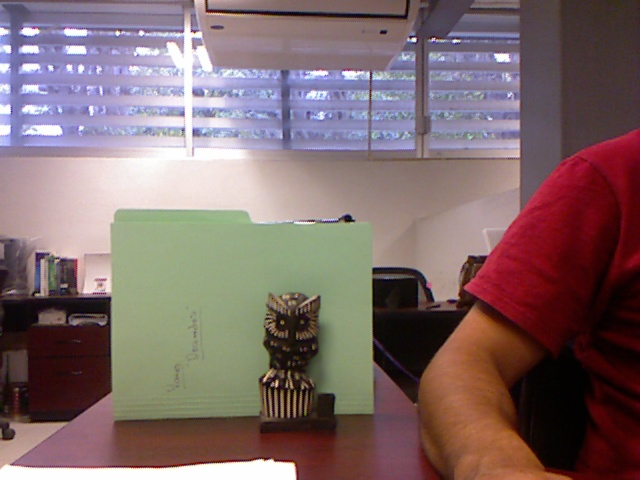
#> input picture Image_3.bmp, 640 x 480 px
$ python proyecto_final_chido.py
#> lines starting #> are read from the running program, lines starting #| are printed output that depends on the picture; long printed decimals are rounded
#!/usr/local/bin/python3
'''
SSPIA1 Proyecto Final: función de correlación cruzada
Mejia Blanco Erick 211408613
'''

import numpy as np
import matplotlib.pyplot as plt
from math import sqrt
from random import random
import cv2 as cv


def diferential_evolution(fobj, bounds, mut=0.8, crossp=0.7, popsize=20, its=1000) -> (list, float):
    dimensions = len(bounds)
    pop = np.random.rand(popsize, dimensions)
    min_b, max_b = np.asarray(bounds).T
    diff = np.fabs(min_b - max_b)
    pop_denorm = min_b + pop * diff
    fitness = np.asarray([fobj(ind) for ind in pop_denorm])
    best_idx = np.argmin(fitness)
    best = pop_denorm[best_idx]
    for i in range(its):
        for j in range(popsize):
            idxs = [idx for idx in range(popsize) if idx != j]
            a, b, c = pop[np.random.choice(idxs, 3, replace=False)]
            mutant = np.clip(a + mut * (b - c), 0, 1)
            cross_points = np.random.rand(dimensions) < crossp
            if not np.any(cross_points):
                cross_points[np.random.randint(0, dimensions)] = True
            trial = np.where(cross_points, mutant, pop[j])
            trial_denorm = min_b + trial * diff
            f = fobj(trial_denorm)
            if f < fitness[j]:
                fitness[j] = f
                pop[j] = trial
                if f < fitness[best_idx]:
                    best_idx = j
                    best = trial_denorm
        yield best, fitness[best_idx]


def ncc(image: np.ndarray, template: np.ndarray, x: int, y: int) -> float:
    [h, w] = template.shape
    image_sum = 0.0
    template_sum = 0.0
    sum_2 = 0.0

    sub_matrix = image[y:y+h, x:x+w]
    image_sum = np.sum(np.float_power(sub_matrix, 2))
    template_sum = np.sum(np.float_power(template, 2))
    sum_2 = np.sum(np.multiply(sub_matrix, template, dtype=float))

    return sum_2/(sqrt(float(image_sum))*sqrt(float(template_sum)))


def fobj(ncc, image: np.ndarray, template: np.ndarray):
    return lambda vars: ncc(image=image, template=template, x=int(vars[1]), y=int(vars[0]))


image = cv.imread('Image_3.bmp')
#> image is the input picture: shape (480, 640, 3); mean B, G, R 106.7, 106.3, 127.5
template = cv.imread('Template.bmp')
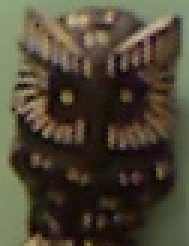
#> input picture Template.bmp, 63 x 82 px (shown 3 times larger)
#> template is the input picture: shape (82, 63, 3); mean B, G, R 53, 69.3, 77.1
image_gray = cv.cvtColor(image, cv.COLOR_RGB2GRAY)
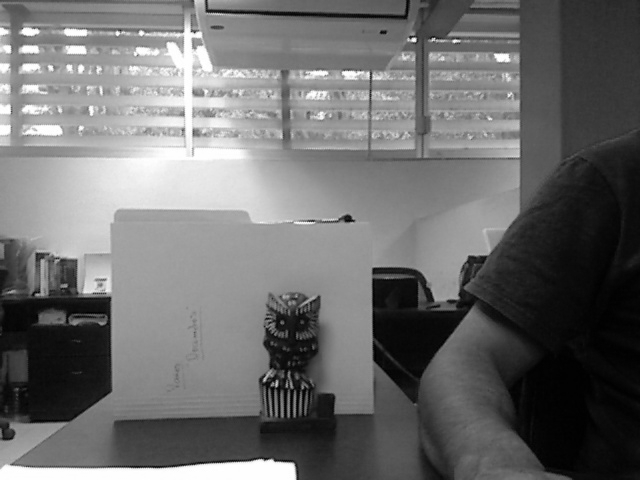
#> image_gray: shape (480, 640); min 0, max 255, mean 108.9
template_gray = cv.cvtColor(template, cv.COLOR_RGB2GRAY)
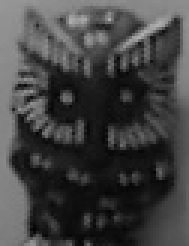
#> template_gray: shape (82, 63) (shown 3 times larger); min 4, max 176, mean 65.3
[image_h, image_w] = image_gray.shape
#> image_h = 480; image_w = 640
[template_h, template_w] = template_gray.shape
#> template_h = 82; template_w = 63

bounds = [(0, image_h - template_h), (0, image_w - template_w)]
#> bounds = [(0, 398), (0, 577)]

val_max = -1
xp = 0
yp = 0

algo = fobj(ncc=ncc, image=image_gray, template=template_gray)

print(bounds)
#| [(0, 398), (0, 577)]
print([(image_h, image_w), (template_h, template_w)])
#| [(480, 640), (82, 63)]
print(algo([260, 290]))
#> in ncc, `image_sum = np.sum(np.float_power(sub_matrix, 2))`: image_sum = 82096008
#> in ncc, `template_sum = np.sum(np.float_power(template, 2))`: template_sum = 31909306
#> in ncc, `sum_2 = np.sum(np.multiply(sub_matrix, template, dtype=float))`: sum_2 = 41338045


it = list(diferential_evolution(fobj=fobj(ncc=ncc, image=image_gray,
                                          template=template_gray), bounds=bounds, its=1000))
#> in ncc (call 37), `sub_matrix = image[y:y+h, x:x+w]`:
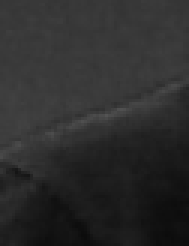
#> sub_matrix: shape (82, 63) (shown 3 times larger); min 12, max 83, mean 44.4
#> in ncc (call 37), `image_sum = np.sum(np.float_power(sub_matrix, 2))`: image_sum = 11506005
#> in ncc (call 37), `sum_2 = np.sum(np.multiply(sub_matrix, template, dtype=float))`: sum_2 = 16273844
#> in ncc (call 38), `sub_matrix = image[y:y+h, x:x+w]`:
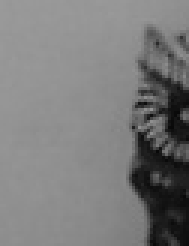
#> sub_matrix: shape (82, 63) (shown 3 times larger); min 9, max 154, mean 123.5
#> in ncc (call 38), `image_sum = np.sum(np.float_power(sub_matrix, 2))`: image_sum = 87029480
#> in ncc (call 38), `sum_2 = np.sum(np.multiply(sub_matrix, template, dtype=float))`: sum_2 = 43035922
#> in ncc (call 39), `sub_matrix = image[y:y+h, x:x+w]`:
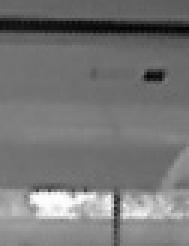
#> sub_matrix: shape (82, 63) (shown 3 times larger); min 2, max 255, mean 118
#> in ncc (call 39), `image_sum = np.sum(np.float_power(sub_matrix, 2))`: image_sum = 78966182
#> in ncc (call 39), `sum_2 = np.sum(np.multiply(sub_matrix, template, dtype=float))`: sum_2 = 37308541
#> in ncc (call 40), `sub_matrix = image[y:y+h, x:x+w]`:
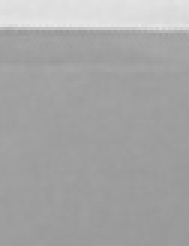
#> sub_matrix: shape (82, 63) (shown 3 times larger); min 153, max 231, mean 166.3
#> in ncc (call 40), `image_sum = np.sum(np.float_power(sub_matrix, 2))`: image_sum = 145120486
#> in ncc (call 40), `sum_2 = np.sum(np.multiply(sub_matrix, template, dtype=float))`: sum_2 = 58446468
#> it = 1000 items, first 6: ([309.7, 428.1], 0.622), ([398, 260.2], 0.577), ([398, 0], 0.556), ([398, 0], 0.556), ([398, 0], 0.556), ([341.6, 43.51], 0.512)

print(it[-1])
#| (array([398.        , 524.073]), 0.422)
bst, fitnes = it[-1]
#> bst = [398, 524.1]; fitnes = 0.422
print('bst', bst)
#| bst [398.         524.073]
print('fitnes', fitnes)
#| fitnes 0.422
val_max = fitnes
#> val_max = 0.422
xp = int(bst[0])
#> xp = 398
yp = int(bst[1])
#> yp = 524

print((xp, yp))
#| (398, 524)
print((xp+template_w, yp+template_h))
#| (461, 606)
image_result = cv.rectangle(image_gray, (xp, yp),
                            (xp+template_w, yp+template_h), (255, 0, 0), 5)
plt.imshow(image_result, cmap="gray")
plt.show()
